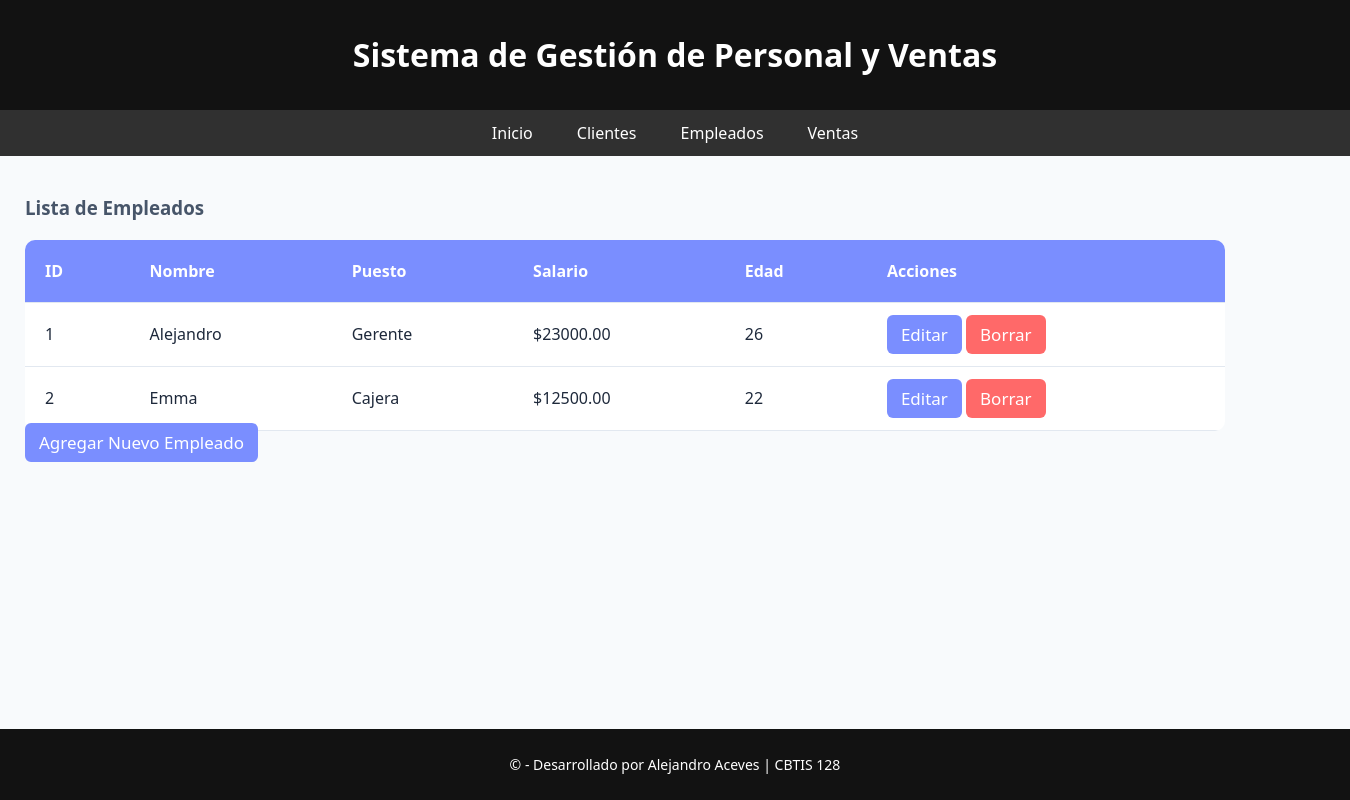
/empleados/, run on the app's committed database.
### app_instrumental/models.py (models this page shows, shortened)
class Empleado(models.Model):
    id_empleado = models.AutoField(primary_key=True)
    nombre = models.CharField(max_length=255)
    puesto = models.CharField(max_length=255)
    salario = models.DecimalField(max_digits=10, decimal_places=2)
    nss = models.CharField(max_length=20)
    edad = models.IntegerField()

### app_instrumental/views.py (the view)
# urls.py: path('empleados/', views.ver_empleados, name='ver_empleados'),
def ver_empleados(request):
    empleados = Empleado.objects.all()
    return render(request, 'empleados/ver_empleados.html', {'empleados': empleados})

### app_instrumental/templates/empleados/ver_empleados.html
{% extends 'base.html' %}
{% block content %}
<h3>Lista de Empleados</h3>
<table>
  <thead>
    <tr>
      <th>ID</th><th>Nombre</th><th>Puesto</th><th>Salario</th><th>Edad</th><th>Acciones</th>
    </tr>
  </thead>
  <tbody>
    {% for e in empleados %}
    <tr>
      <td>{{ e.id_empleado }}</td>
      <td>{{ e.nombre }}</td>
      <td>{{ e.puesto }}</td>
      <td>${{ e.salario }}</td>
      <td>{{ e.edad }}</td>
      <td>
        <a href="{% url 'actualizar_empleado' e.id_empleado %}" class="btn">Editar</a>
        <a href="{% url 'borrar_empleado' e.id_empleado %}" class="btn btn-danger">Borrar</a>
      </td>
    </tr>
    {% empty %}
    <tr><td colspan="6" class="text-center">No hay empleados registrados.</td></tr>
    {% endfor %}
  </tbody>
</table>
<a href="{% url 'agregar_empleado' %}" class="btn">Agregar Nuevo Empleado</a>
{% endblock %}

### app_instrumental/static/css/styles.css (style rules this page uses)
html { height: 100%; }
body { font-family: 'Segoe UI', sans-serif; background-color: #f8fafc; color: #1e293b; margin: 0; padding: 0; display: flex; flex-direction: column; min-height: 100vh; }
a { color: #7a8eff; text-decoration: none; }
table { width: 1200px; border-collapse: collapse; margin-top: 20px; background: white; border-radius: 10px; overflow: hidden; }
th, td { padding: 20px; border-bottom: 1px solid #e2e8f0; text-align: left; }
th { background-color: #7a8eff; color: white; }
button, .btn { background-color: #7a8eff; color: white; padding: 8px 14px; border: none; border-radius: 6px; cursor: pointer; margin-top: 20px; position: relative; width: 120px; }
.btn-danger { background-color: #ff6969; margin-top: 20px; }
a.btn { font-size: 17px; }
h3 { margin-bottom: 10px; color: #475569; }

### data on the page
Empleado: id_empleado "1", nombre "Alejandro", puesto "Gerente", salario "23000.00", edad "26"
Empleado: id_empleado "2", nombre "Emma", puesto "Cajera", salario "12500.00", edad "22"
